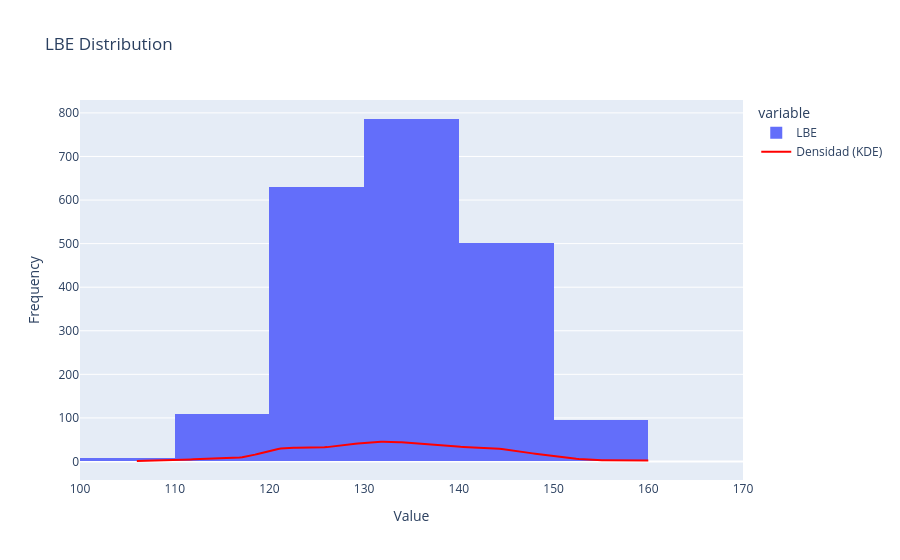
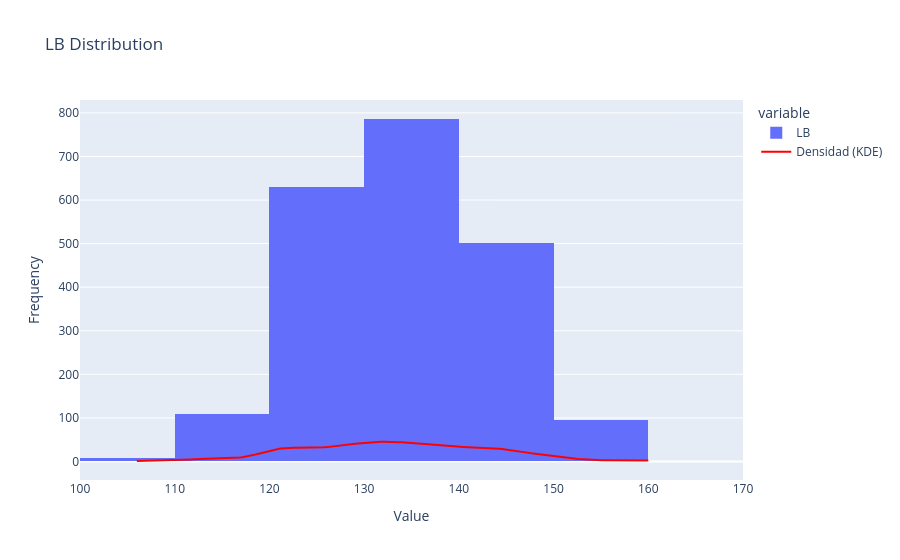
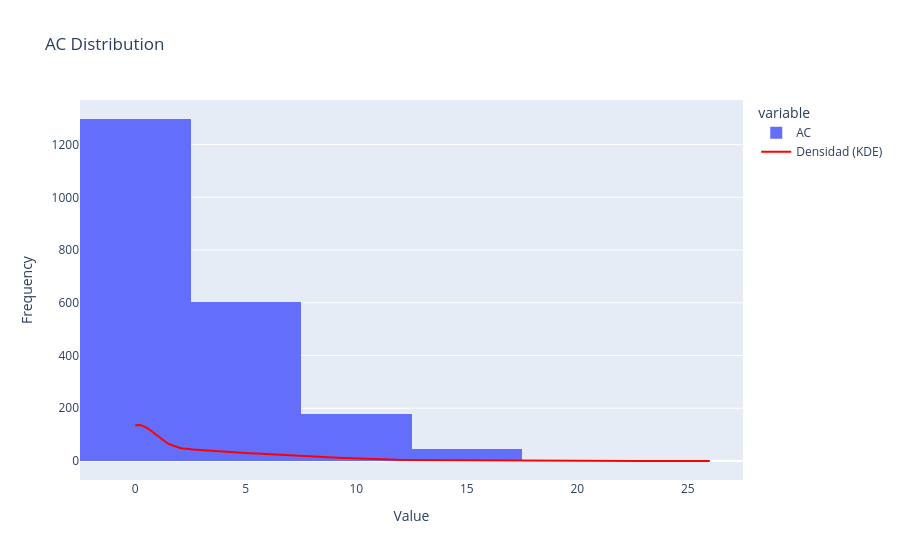
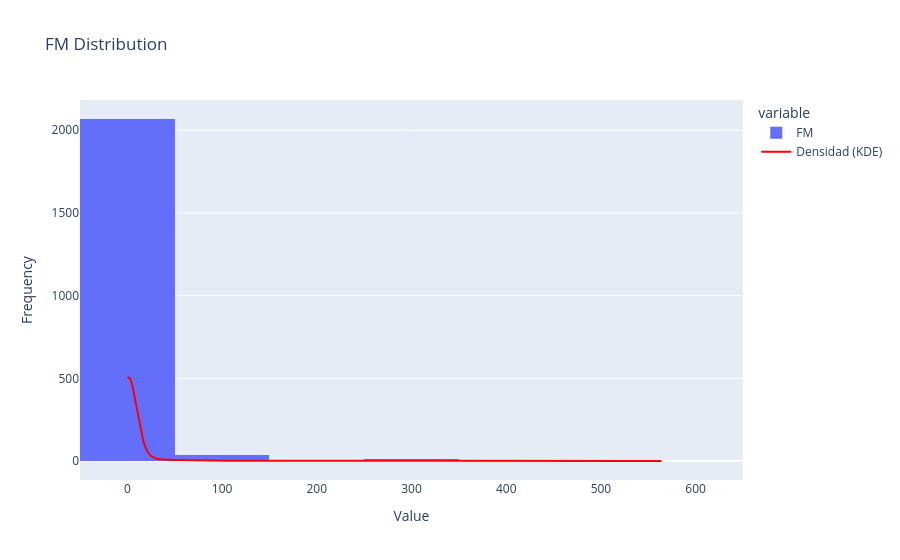

Notebook cell for these charts, in order:
### Markdown cell above
#### Con KDE (Kernel Density Estimation)

### Code cell
from ctg_viz.plots.histograms import plot_histogram

# Histogramas con línea de densidad KDE superpuesta (automática)
plot_histogram(df[varc])

### Figure 1 — Plotly figure (JSON) as saved in the notebook; plotly's stock layout.template omitted (floating-point values rounded to 4 significant figures; data arrays with more than 128 entries replaced by an {"elided": "..."} marker saying what was removed)
{"data": [{"bingroup": "x", "hovertemplate": "variable=LBE<br>value=%{x}<br>count=%{y}<extra></extra>", "legendgroup": "LBE", "marker": {"color": "#636efa", "pattern": {"shape": ""}}, "name": "LBE", "nbinsx": 10, "orientation": "v", "showlegend": true, "type": "histogram", "x": {"elided": "2129 float values"}, "xaxis": "x", "yaxis": "y"}, {"line": {"color": "red", "width": 2}, "mode": "lines", "name": "Densidad (KDE)", "type": "scatter", "x": {"elided": "200 float values"}, "y": {"elided": "200 float values"}, "yaxis": "y"}], "layout": {"barmode": "relative", "legend": {"title": {"text": "variable"}, "tracegroupgap": 0}, "title": {"text": "LBE Distribution"}, "xaxis": {"anchor": "y", "domain": [0, 1], "title": {"text": "Value"}}, "yaxis": {"anchor": "x", "domain": [0, 1], "title": {"text": "Frequency"}}}}

### Figure 2 — Plotly figure (JSON) as saved in the notebook; plotly's stock layout.template omitted (floating-point values rounded to 4 significant figures; data arrays with more than 128 entries replaced by an {"elided": "..."} marker saying what was removed)
{"data": [{"bingroup": "x", "hovertemplate": "variable=LB<br>value=%{x}<br>count=%{y}<extra></extra>", "legendgroup": "LB", "marker": {"color": "#636efa", "pattern": {"shape": ""}}, "name": "LB", "nbinsx": 10, "orientation": "v", "showlegend": true, "type": "histogram", "x": {"elided": "2129 float values"}, "xaxis": "x", "yaxis": "y"}, {"line": {"color": "red", "width": 2}, "mode": "lines", "name": "Densidad (KDE)", "type": "scatter", "x": {"elided": "200 float values"}, "y": {"elided": "200 float values"}, "yaxis": "y"}], "layout": {"barmode": "relative", "legend": {"title": {"text": "variable"}, "tracegroupgap": 0}, "title": {"text": "LB Distribution"}, "xaxis": {"anchor": "y", "domain": [0, 1], "title": {"text": "Value"}}, "yaxis": {"anchor": "x", "domain": [0, 1], "title": {"text": "Frequency"}}}}

### Figure 3 — Plotly figure (JSON) as saved in the notebook; plotly's stock layout.template omitted (floating-point values rounded to 4 significant figures; data arrays with more than 128 entries replaced by an {"elided": "..."} marker saying what was removed)
{"data": [{"bingroup": "x", "hovertemplate": "variable=AC<br>value=%{x}<br>count=%{y}<extra></extra>", "legendgroup": "AC", "marker": {"color": "#636efa", "pattern": {"shape": ""}}, "name": "AC", "nbinsx": 10, "orientation": "v", "showlegend": true, "type": "histogram", "x": {"elided": "2129 float values"}, "xaxis": "x", "yaxis": "y"}, {"line": {"color": "red", "width": 2}, "mode": "lines", "name": "Densidad (KDE)", "type": "scatter", "x": {"elided": "200 float values"}, "y": {"elided": "200 float values"}, "yaxis": "y"}], "layout": {"barmode": "relative", "legend": {"title": {"text": "variable"}, "tracegroupgap": 0}, "title": {"text": "AC Distribution"}, "xaxis": {"anchor": "y", "domain": [0, 1], "title": {"text": "Value"}}, "yaxis": {"anchor": "x", "domain": [0, 1], "title": {"text": "Frequency"}}}}

### Figure 4 — Plotly figure (JSON) as saved in the notebook; plotly's stock layout.template omitted (floating-point values rounded to 4 significant figures; data arrays with more than 128 entries replaced by an {"elided": "..."} marker saying what was removed)
{"data": [{"bingroup": "x", "hovertemplate": "variable=FM<br>value=%{x}<br>count=%{y}<extra></extra>", "legendgroup": "FM", "marker": {"color": "#636efa", "pattern": {"shape": ""}}, "name": "FM", "nbinsx": 10, "orientation": "v", "showlegend": true, "type": "histogram", "x": {"elided": "2129 float values"}, "xaxis": "x", "yaxis": "y"}, {"line": {"color": "red", "width": 2}, "mode": "lines", "name": "Densidad (KDE)", "type": "scatter", "x": {"elided": "200 float values"}, "y": {"elided": "200 float values"}, "yaxis": "y"}], "layout": {"barmode": "relative", "legend": {"title": {"text": "variable"}, "tracegroupgap": 0}, "title": {"text": "FM Distribution"}, "xaxis": {"anchor": "y", "domain": [0, 1], "title": {"text": "Value"}}, "yaxis": {"anchor": "x", "domain": [0, 1], "title": {"text": "Frequency"}}}}
